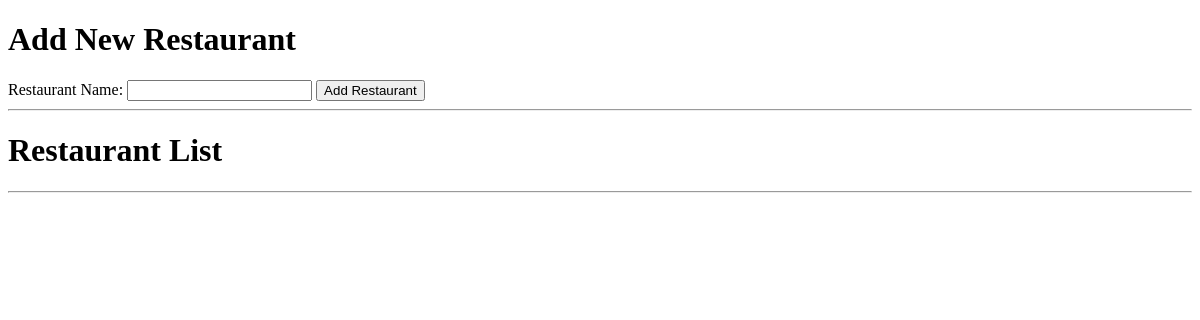
Before: / with the older database file.
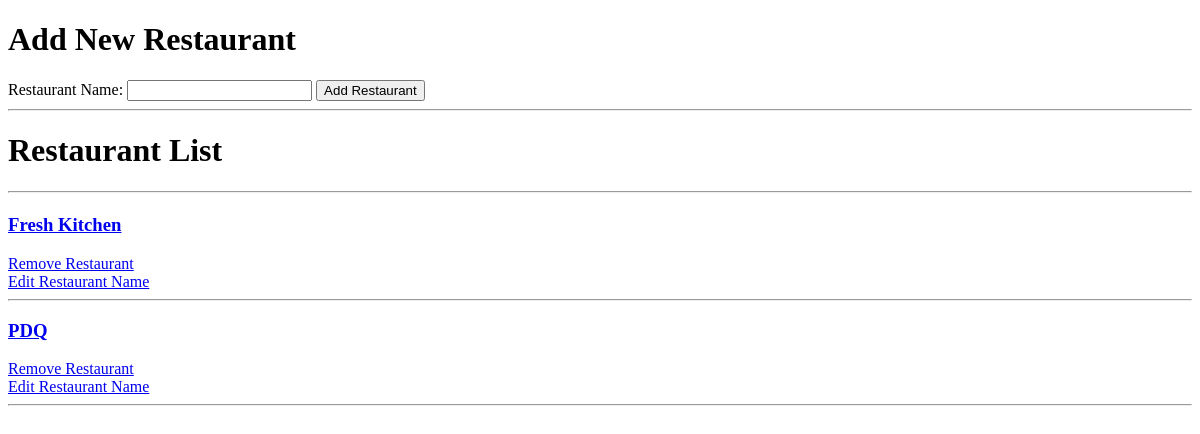
After: the same page with the newer database file.
### app.py (models this page shows, shortened)
class Restaurants(db.Model):
    id = db.Column(db.Integer, primary_key=True)
    name = db.Column(db.String(100), nullable=False)

### app.py (the view)
@app.route('/', methods=['GET', 'POST'])
def restaurant_list():
    if request.method == 'POST':
        rest_name = request.form['name']
        new_restaurant = Restaurants(name=rest_name)
        db.session.add(new_restaurant)
        db.session.commit()
        return redirect('/')
    else:
        all_restaurants = Restaurants.query.order_by(Restaurants.name).all()
        return render_template('index.html', restaurants = all_restaurants)

### templates/index.html (shortened to what this page needs)
{% extends 'base.html' %}
{% block body %}
    <h1>Add New Restaurant</h1>
    <form action='/' method='POST'>
    Restaurant Name: <input type='text' name='name' id='name'>
    <input type='submit' value='Add Restaurant'>
    </form>
    <hr>
    <h1>Restaurant List<h1>
    <hr>
    {% for r in restaurants  %}
        <h3><a href='/{{ r.id }}'>{{ r.name }}</a></h3>
        <a href='/delete/{{ r.id }}'>Remove Restaurant</a><br>
        <a href='/edit/{{ r.id }}'>Edit Restaurant Name</a>
        <hr>
    {% endfor %}
{% endblock body %}

### templates/base.html (shortened to what this page needs)
<!DOCTYPE html>
<html lang="en">
<head>
</head>
<body>
    {% block body %} {% endblock %}
</body>
</html>

Changed rows visible on the page:
added Restaurants: name "Fresh Kitchen"
added Restaurants: name "PDQ"
